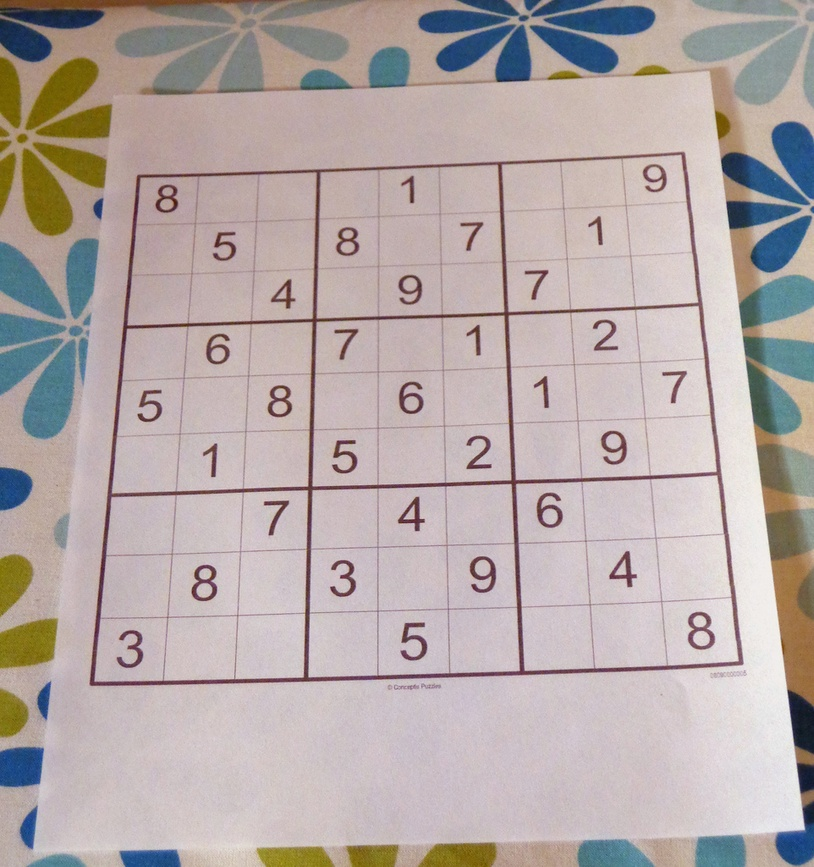
#> input picture DATA/sudoku.jpg, 814 x 867 px, shrunk from 962 x 1024 before the run
$ jupyter execute gradients.ipynb   (older library calls are emulated)
#> lines starting #> are read from the running program, lines starting #| are printed output that depends on the picture
[cell 1]
import cv2
import numpy as np
import matplotlib.pyplot as plt

[cell 2]
def display_img(img):
    fig = plt.figure(figsize=(12,10))
    ax = fig.add_subplot(111)
    ax.imshow(img,cmap='gray')

[cell 3]
img = cv2.imread('../DATA/sudoku.jpg', 0)
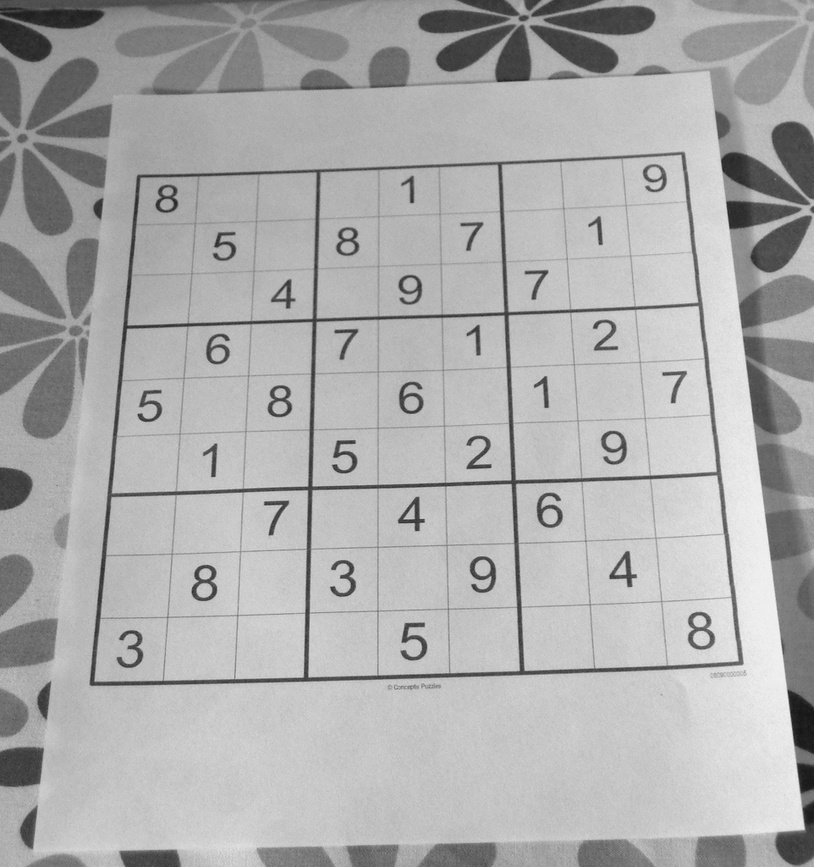
#> img: shape (867, 814); min 19, max 246, mean 172.7
display_img(img)

[cell 4]
sobelx = cv2.Sobel(img, cv2.CV_64F, 1, 0, ksize=5)
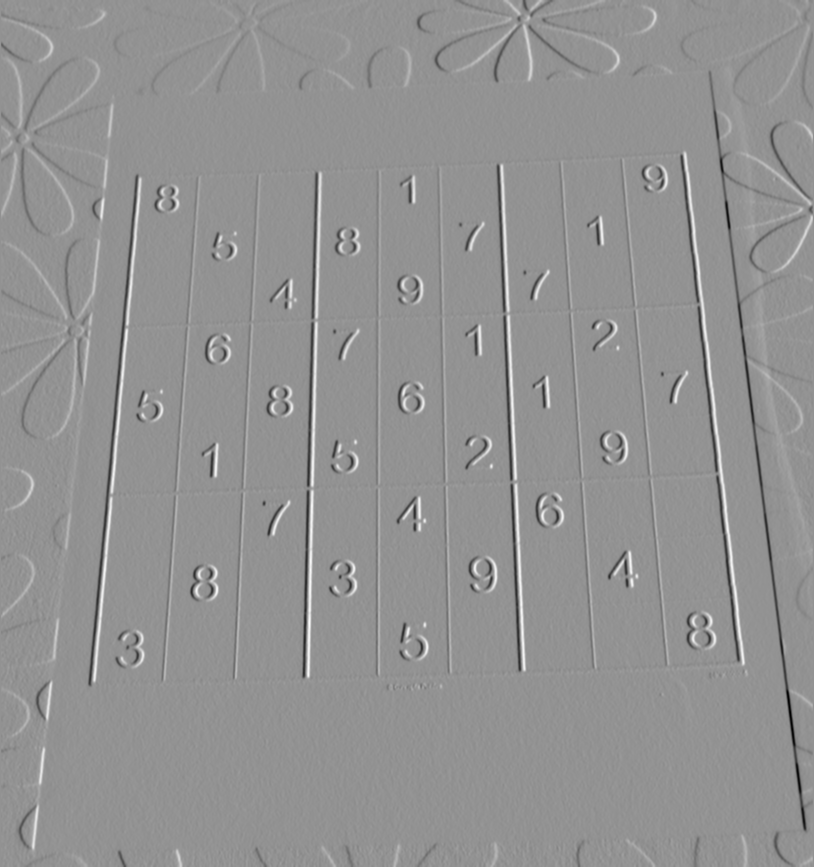
#> sobelx: shape (867, 814) float64; min -9131, max 6741, mean 1; drawn with min black and max white
display_img(sobelx)

[cell 5]
sobely = cv2.Sobel(img, cv2.CV_64F, 0, 1, ksize=5)
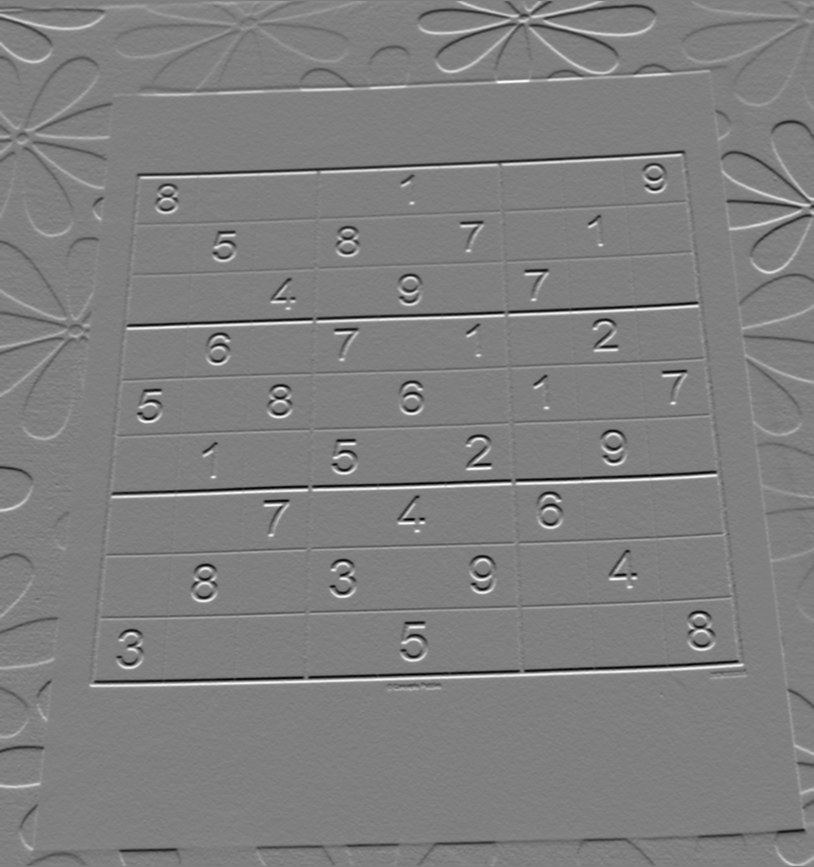
#> sobely: shape (867, 814) float64; min -6572, max 6541, mean 4; drawn with min black and max white
display_img(sobely)

[cell 6]
laplacian = cv2.Laplacian(img, cv2.CV_64F)
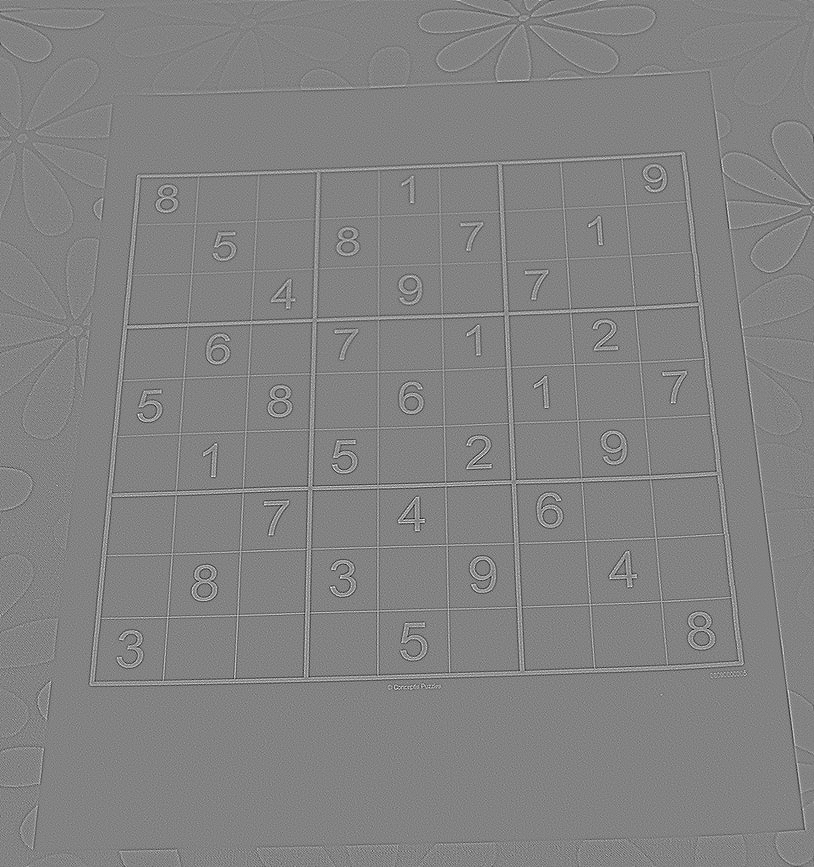
#> laplacian: shape (867, 814) float64; min -197, max 187, mean 0; drawn with min black and max white
display_img(laplacian)

[cell 7]
#Combine sobelx and sobely
blended = cv2.addWeighted(src1=sobelx, alpha = 0.5, src2 = sobely, beta = 0.5, gamma=1)
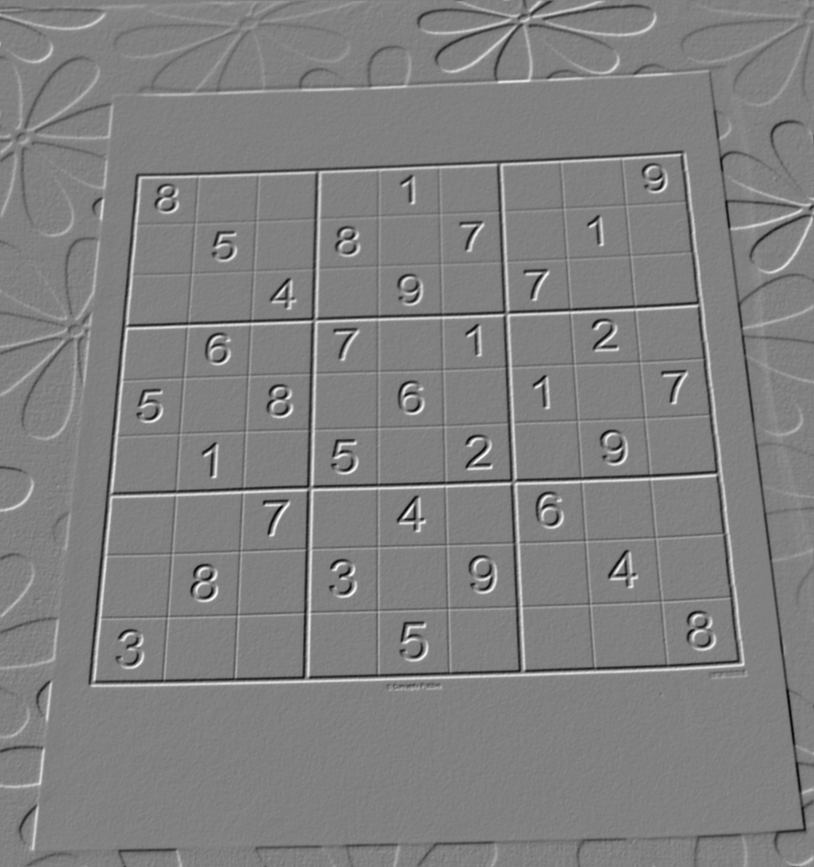
#> blended: shape (867, 814) float64; min -4422, max 4335, mean 3.5; drawn with min black and max white
display_img(blended)

$ run again, with DATA/Nadia_Murad.jpg copied over DATA/sudoku.jpg
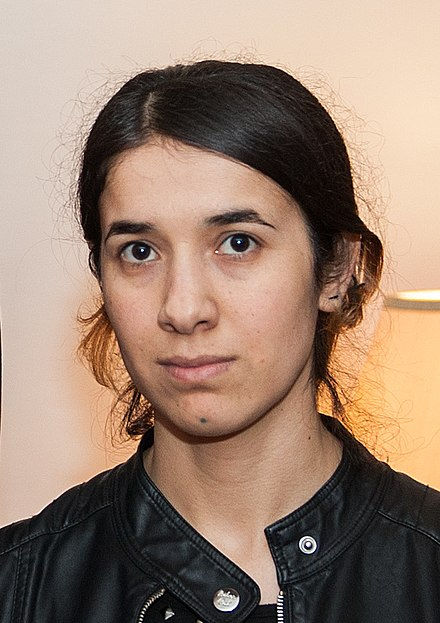
#> input picture DATA/Nadia_Murad.jpg, 440 x 623 px
#> `img = cv2.imread('../DATA/sudoku.jpg', 0)`:
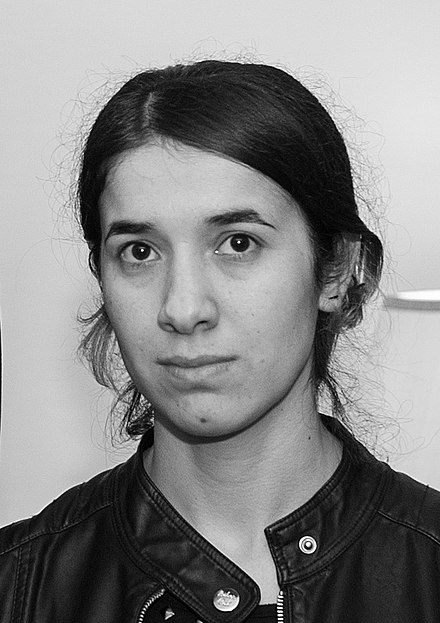
#> img: shape (623, 440); min 0, max 255, mean 134.7
#> `laplacian = cv2.Laplacian(img, cv2.CV_64F)`:
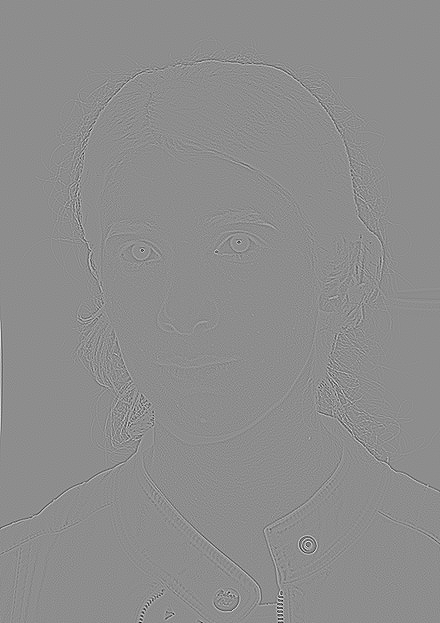
#> laplacian: shape (623, 440) float64; min -628, max 504, mean 0; drawn with min black and max white
